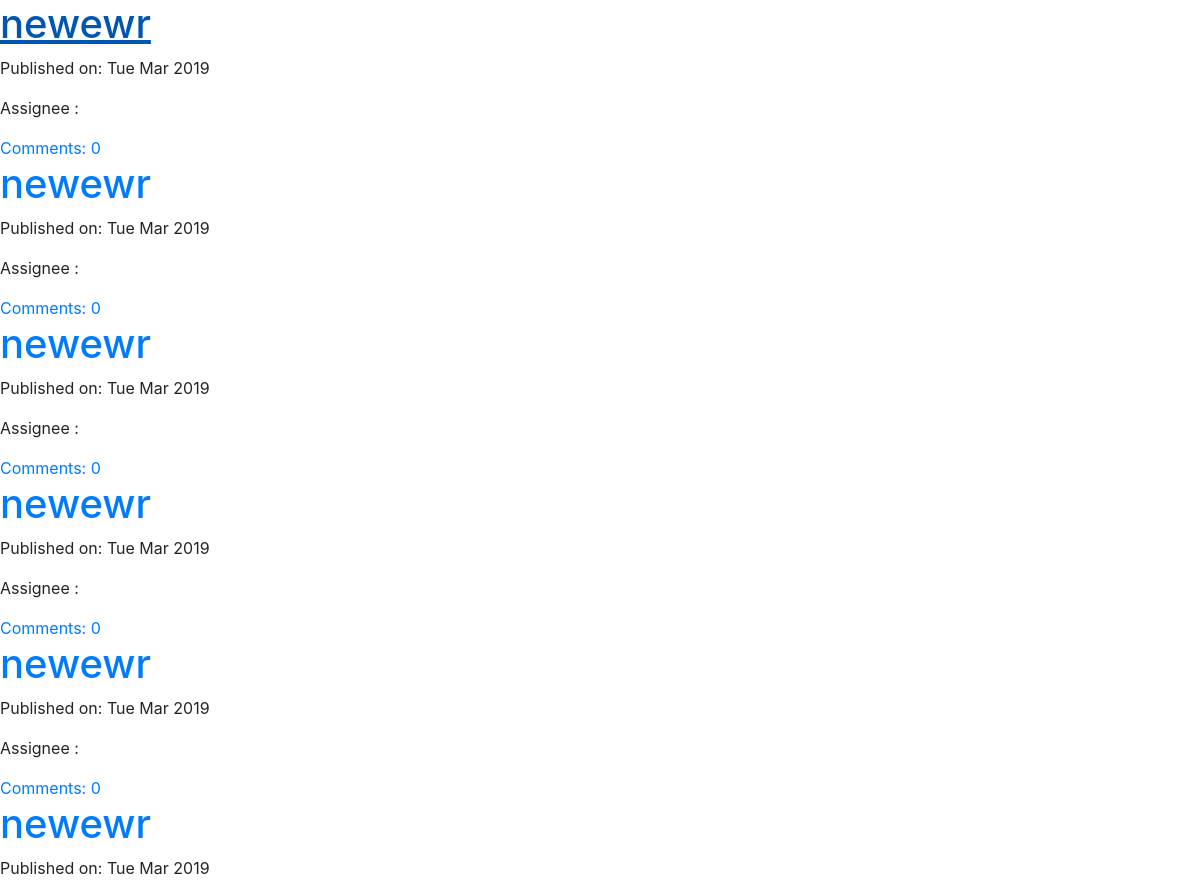
The page /tasks/ (upper part) on the database as committed earlier.
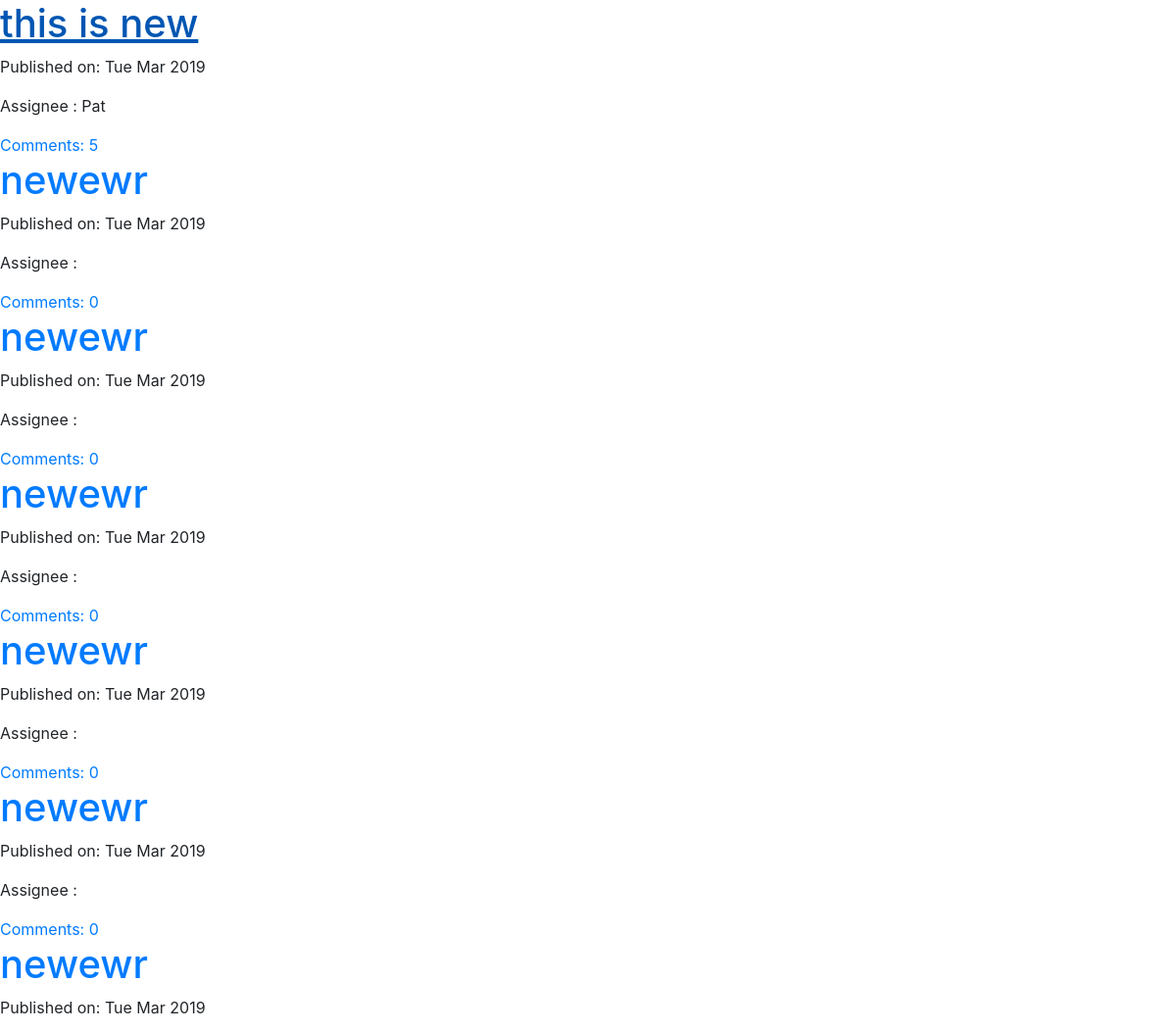
The same page on the database as committed later.
### tasks/models.py (models this page shows, shortened)
class Tasks(models.Model):
    assignee = models.ForeignKey(User,on_delete = models.CASCADE)
    title = models.CharField(max_length=200)
    description = models.TextField()
    created_date = models.DateTimeField(default=timezone.now)
    status = models.CharField(max_length=200)

### tasks/views.py (the view)
class TasksListView(ListView):
    model = Tasks
    def get_queryset(self):
        return Tasks.objects.filter(created_date__lte=timezone.now()).order_by('-created_date')

### tasks/templates/tasks/tasks_list.html
{% extends 'tasks/base.html' %}
{% block content %}
<div class="centerstage">
    {% for tasks in tasks_list %}
        <div class="tasks">
            <h1><a href="{% url 'tasks:tasks_detail' pk=tasks.pk %}">{{ tasks.title }}</a></h1>
            <div class="date">
                <p>Published on: {{ tasks.created_date|date:"D M Y"}}</p>
            </div>
            <div class="taskcreator">
              <p>Assignee : {{tasks.assignee}}
              </p>
            </div>
            <a href="{% url 'tasks:tasks_detail' pk=tasks.pk %}">Comments: {{ tasks.comments.count }}</a>
        </div>
    {% endfor %}
</div>
{% endblock %}

### tasks/templates/tasks/base.html (shortened to what this page needs)
{% load staticfiles %}
<!DOCTYPE html>
<html lang="en" dir="ltr">
  <head>
    <link rel="stylesheet" href="{% static 'css/bootstrap.min.css' %}">
  </head>
  <body>
    {% block content %}
    {% endblock %}
  </body>
</html>

Rows that differ between the two databases and show on the page:
added Tasks: title "this is new", created_date "Tue Mar 2019", assignee "Pat", comments.count "5"
